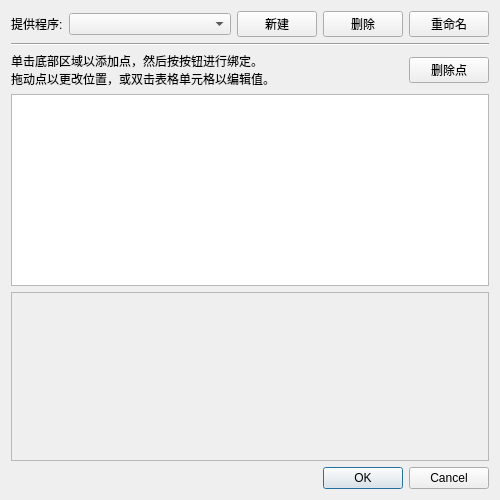
<?xml version="1.0" encoding="UTF-8"?>
<ui version="4.0">
 <class>ConfigureTouchFromButton</class>
 <widget class="QDialog" name="ConfigureTouchFromButton">
  <property name="geometry">
   <rect>
    <x>0</x>
    <y>0</y>
    <width>500</width>
    <height>500</height>
   </rect>
  </property>
  <property name="windowTitle">
   <string>设置触摸屏映射</string>
  </property>
  <layout class="QVBoxLayout">
   <item>
    <layout class="QHBoxLayout" name="horizontalLayout">
     <item>
      <widget class="QLabel" name="label">
       <property name="text">
        <string>提供程序:</string>
       </property>
       <property name="textFormat">
        <enum>Qt::PlainText</enum>
       </property>
      </widget>
     </item>
     <item>
      <widget class="QComboBox" name="mapping">
       <property name="sizePolicy">
        <sizepolicy hsizetype="MinimumExpanding" vsizetype="Fixed">
         <horstretch>0</horstretch>
         <verstretch>0</verstretch>
        </sizepolicy>
       </property>
      </widget>
     </item>
     <item>
      <widget class="QPushButton" name="button_new">
       <property name="sizePolicy">
        <sizepolicy hsizetype="Maximum" vsizetype="Fixed">
         <horstretch>0</horstretch>
         <verstretch>0</verstretch>
        </sizepolicy>
       </property>
       <property name="text">
        <string>新建</string>
       </property>
      </widget>
     </item>
     <item>
      <widget class="QPushButton" name="button_delete">
       <property name="sizePolicy">
        <sizepolicy hsizetype="Maximum" vsizetype="Fixed">
         <horstretch>0</horstretch>
         <verstretch>0</verstretch>
        </sizepolicy>
       </property>
       <property name="text">
        <string>删除</string>
       </property>
      </widget>
     </item>
     <item>
      <widget class="QPushButton" name="button_rename">
       <property name="sizePolicy">
        <sizepolicy hsizetype="Maximum" vsizetype="Fixed">
         <horstretch>0</horstretch>
         <verstretch>0</verstretch>
        </sizepolicy>
       </property>
       <property name="text">
        <string>重命名</string>
       </property>
      </widget>
     </item>
    </layout>
   </item>
   <item>
    <widget class="Line" name="line">
     <property name="orientation">
      <enum>Qt::Horizontal</enum>
     </property>
    </widget>
   </item>
   <item>
    <layout class="QHBoxLayout" name="horizontalLayout_2">
     <item>
      <widget class="QLabel" name="label_2">
       <property name="text">
        <string>单击底部区域以添加点，然后按按钮进行绑定。
拖动点以更改位置，或双击表格单元格以编辑值。</string>
       </property>
       <property name="textFormat">
        <enum>Qt::PlainText</enum>
       </property>
      </widget>
     </item>
     <item>
      <spacer name="horizontalSpacer">
       <property name="orientation">
        <enum>Qt::Horizontal</enum>
       </property>
       <property name="sizeHint" stdset="0">
        <size>
         <width>40</width>
         <height>20</height>
        </size>
       </property>
      </spacer>
     </item>
     <item>
      <widget class="QPushButton" name="button_delete_bind">
       <property name="text">
        <string>删除点</string>
       </property>
      </widget>
     </item>
    </layout>
   </item>
   <item>
    <widget class="QTreeView" name="binding_list">
     <property name="sizePolicy">
      <sizepolicy hsizetype="Expanding" vsizetype="Expanding">
       <horstretch>0</horstretch>
       <verstretch>0</verstretch>
      </sizepolicy>
     </property>
     <property name="rootIsDecorated">
      <bool>false</bool>
     </property>
     <property name="uniformRowHeights">
      <bool>true</bool>
     </property>
     <property name="itemsExpandable">
      <bool>false</bool>
     </property>
    </widget>
   </item>
   <item>
    <widget class="TouchScreenPreview" name="bottom_screen">
     <property name="sizePolicy">
      <sizepolicy hsizetype="Expanding" vsizetype="Expanding">
       <horstretch>0</horstretch>
       <verstretch>0</verstretch>
      </sizepolicy>
     </property>
     <property name="minimumSize">
      <size>
       <width>160</width>
       <height>120</height>
      </size>
     </property>
     <property name="baseSize">
      <size>
       <width>320</width>
       <height>240</height>
      </size>
     </property>
     <property name="cursor">
      <cursorShape>CrossCursor</cursorShape>
     </property>
     <property name="mouseTracking">
      <bool>true</bool>
     </property>
     <property name="autoFillBackground">
      <bool>true</bool>
     </property>
     <property name="frameShape">
      <enum>QFrame::StyledPanel</enum>
     </property>
     <property name="frameShadow">
      <enum>QFrame::Sunken</enum>
     </property>
    </widget>
   </item>
   <item>
    <layout class="QHBoxLayout" name="horizontalLayout_3">
     <item>
      <widget class="QLabel" name="coord_label">
       <property name="sizePolicy">
        <sizepolicy hsizetype="Expanding" vsizetype="Preferred">
         <horstretch>0</horstretch>
         <verstretch>0</verstretch>
        </sizepolicy>
       </property>
       <property name="textFormat">
        <enum>Qt::PlainText</enum>
       </property>
      </widget>
     </item>
     <item>
      <widget class="QDialogButtonBox" name="buttonBox">
       <property name="standardButtons">
        <set>QDialogButtonBox::Cancel|QDialogButtonBox::Ok</set>
       </property>
      </widget>
     </item>
    </layout>
   </item>
  </layout>
 </widget>
 <customwidgets>
  <customwidget>
   <class>TouchScreenPreview</class>
   <extends>QFrame</extends>
   <header>yuzu/configuration/configure_touch_widget.h</header>
   <container>1</container>
  </customwidget>
 </customwidgets>
 <resources/>
 <connections>
  <connection>
   <sender>buttonBox</sender>
   <signal>rejected()</signal>
   <receiver>ConfigureTouchFromButton</receiver>
   <slot>reject()</slot>
   <hints>
    <hint type="sourcelabel">
     <x>249</x>
     <y>428</y>
    </hint>
    <hint type="destinationlabel">
     <x>249</x>
     <y>224</y>
    </hint>
   </hints>
  </connection>
 </connections>
</ui>
